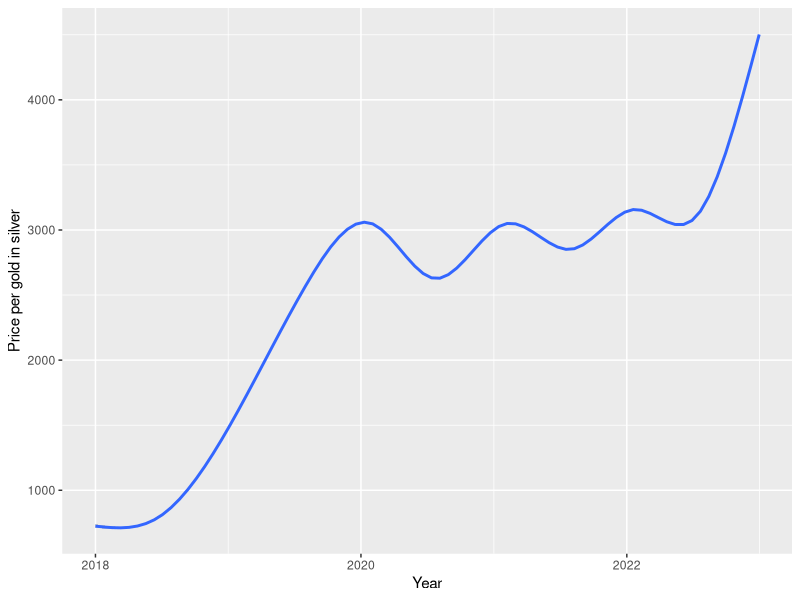
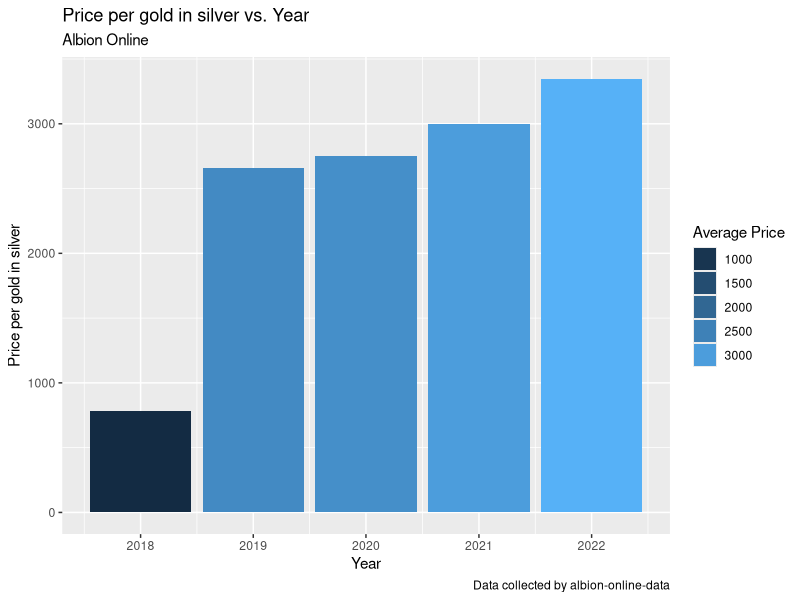

These charts were generated, in order, by the following R code:
library(lubridate)
library(dplyr)
library(ggplot2)
library(tidyverse)
df <- read.csv('data/gold_data.csv')
df$date <- as.POSIXct(df$date, format="%Y-%m-%d")
head(df)
df %>%
  group_by(year=floor_date(date, "year")) %>%
  summarize(average_price=mean(price)) %>% 
  mutate(annual_growth_rate=(average_price/lag(average_price) - 1) * 100)
df %>%
  group_by(month=floor_date(date, "month")) %>%
  summarize(average_price=mean(price)) %>% 
  mutate(month_growth_rate=(average_price/lag(average_price) - 1) * 100)
ggplot(data=df)+
  geom_smooth(mapping=aes(x=date,y=price))+
  xlab("Year") + ylab('Price per gold in silver')
df_bar <- df %>%
  group_by(year=floor_date(date, "year")) %>%
  summarize(average_price=mean(price)) %>% 
  mutate(annual_growth_rate=(average_price/lag(average_price) - 1) * 100)
ggplot(data=df_bar)+
  geom_col(mapping=aes(x=year,y=average_price,fill=average_price))+
  xlab("Year") + ylab('Price per gold in silver')+
  guides(fill=guide_legend(title="Average Price"))+
  labs(title="Price per gold in silver vs. Year", subtitle='Albion Online',
       caption="Data collected by albion-online-data")
